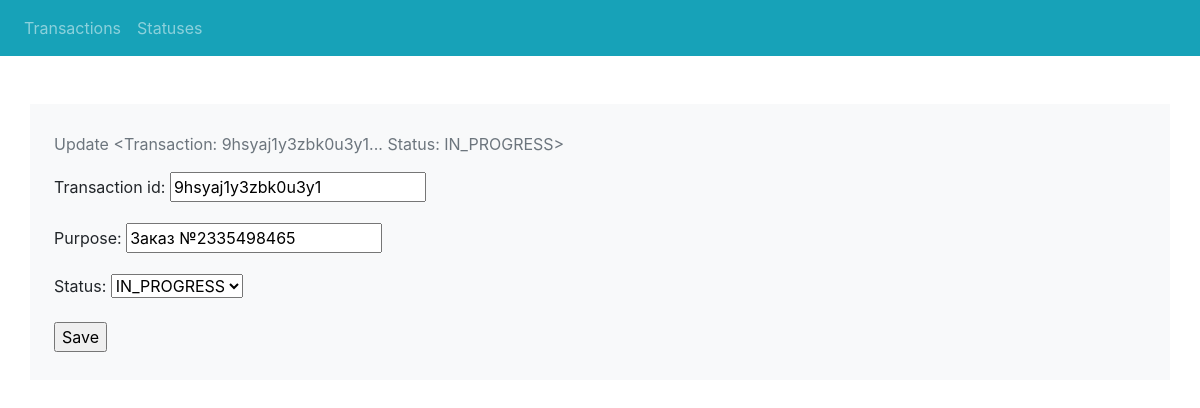
The page /transaction/edit/2 on the database its author committed.
### app_fintech/models.py (models this page shows, shortened)
class Transactions(models.Model):
    transaction_id = models.CharField(max_length=255, unique=True)
    created_at = models.DateTimeField(auto_now_add=True)
    updated_at = models.DateTimeField(auto_now=True)
    purpose = models.CharField(max_length=255)
    status = models.ForeignKey(
        Statuses, on_delete=models.CASCADE, related_name='transactions',
        blank=True, null=True
    )
    def __str__(self):
        return '<Transaction: {}... Status: {}>'.format(self.transaction_id, self.status)
    class Meta:
        ordering = ['-id']

class Statuses(models.Model):
    name = models.CharField(max_length=255, unique=True)
    created_at = models.DateTimeField(auto_now_add=True)
    updated_at = models.DateTimeField(auto_now=True)
    def __str__(self):
        return self.name
    class Meta:
        ordering = ['-id']

### app_fintech/views.py (the view, shortened to what this page needs)
class TransactionUpdate(UpdateView):
    model = Transactions
    template_name = 'transactions/transaction_form.html'
    fields = ['transaction_id', 'purpose', 'status']

### templates/transactions/transaction_form.html (shortened to what this page needs)
{% extends "base.html" %}
{% block content %}
	<div class="mt-1 mb-1">
		{% if object %}
			{% if form %}
				<p class="text-muted">Update {{ object }}</p>
			{% else %}
				<p class="text-muted">Delete {{ object }}</p>
			{% endif %}
		{% else %}
			<p class="text-muted">Create new transaction</p>
		{% endif %}
		<form method="post">{% csrf_token %}
			{{ form.as_p }}
			{% if form %}
				<input type="submit" value="Save" />
			{% else %}
				<input type="submit" value="Delete" />
			{% endif %}
		</form>
	</div>
{% endblock %}

### rows shown on the page
Transactions: transaction+status "<Transaction: 9hsyaj1y3zbk0u3y1... Status: IN_PROGRESS>", transaction_id "9hsyaj1y3zbk0u3y1", purpose "Заказ №2335498465", status "IN_PROGRESS"
